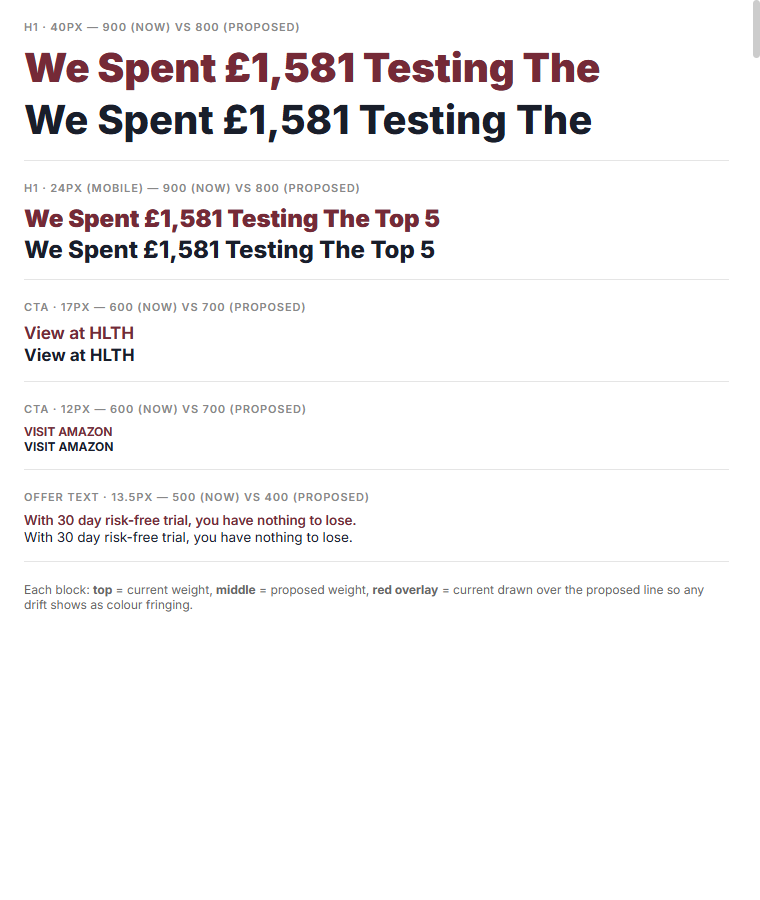
#> input picture weight-compare.png, 760 x 900 px
$ python image_prep.py ../../weight-compare.png --out out
#> lines starting #> are read from the running program, lines starting #| are printed output that depends on the picture
#!/usr/bin/env python3
"""
image_prep.py — Right-size + compress an image before it goes to the
Lightfunnels media library.

Why this exists: Figma originals are huge (4096px, tens of MB) and the LF
presigned-upload policy caps a file at 5 MB. Uploading the raw original either
fails outright or ships a 20 MB asset to every page visitor.

Two stages, deliberately separate:

  1. RESIZE — downscale the long edge to `max_px` (Lanczos), skipped when the
     image is already small enough. An image only needs ~2x its rendered CSS
     size to look sharp on a retina screen, so a 700px-wide article photo needs
     ~1400px, not 4096px. This is where nearly all the saving comes from.

  2. COMPRESS — codec chosen by CONTENT TYPE. "Always lossless" is wrong here:

       --mode photo    lossy WebP (default quality 90, method 6)
       --mode graphic  lossless WebP (method 6, exact)

     Lossless WebP on a 1400px photograph lands ~1.3 MB, while the photos
     already live on these funnels are 27-76 KB. Defaulting to lossless would
     ship a ~17x weight regression on a hero image and defeat the whole point.
     Measured on a real 1400x1034 advertorial photo: 140 KB at q90 vs 1283 KB
     lossless, mean pixel error 1.37/255 (~0.5%) — not perceptible.

     Logos, flat graphics, UI screenshots and anything with hard edges or text
     go the other way: use `graphic`, where lossy ringing would actually show.

For photo mode this reports the measured mean/max pixel error against the
resized source, so the "not perceptible" claim is checked rather than asserted.

  python3 image_prep.py <in> [more ...] --out DIR [--mode photo|graphic]
                        [--max-px 1400] [--quality 90]
"""
import argparse
import json
import os
import sys

try:
    from PIL import Image, ImageChops, ImageStat
except ImportError:
    sys.exit("Pillow required. Run: python3 -m pip install Pillow")

# 5 MB presigned-policy ceiling, minus headroom for the multipart envelope.
LF_UPLOAD_LIMIT = 5 * 1024 * 1024
SAFE_LIMIT = int(LF_UPLOAD_LIMIT * 0.94)


def _save(im, path, mode, quality, fmt="webp"):
    """Write `im` to `path`. `mode` picks the codec: photo = lossy, graphic =
    lossless. PNG is always lossless regardless of mode."""
    if fmt == "png":
        im.save(path, "PNG", optimize=True, compress_level=9)
    elif mode == "graphic":
        # lossless=True ignores `quality`; method=6 = slowest/smallest search.
        im.save(path, "WEBP", lossless=True, method=6, exact=True)
    else:
        im.save(path, "WEBP", quality=quality, method=6)


def _error_vs(reference, path):
    """Mean/max per-channel pixel error between the resized source and the
    encoded file. Returns None for lossless (where it is 0 by construction)."""
    try:
        got = Image.open(path).convert("RGB")
        ref = reference.convert("RGB")
        if got.size != ref.size:
            return None
        diff = ImageChops.difference(ref, got)
        st = ImageStat.Stat(diff)
        return {"mean": round(sum(st.mean) / len(st.mean), 3),
                "max": max(st.extrema[i][1] for i in range(len(st.extrema)))}
    except Exception:
        return None


def prepare(src, out_dir, max_px=1400, mode="photo", quality=90, fmt="webp",
            limit=SAFE_LIMIT):
    """Resize (if needed) then compress `src` into `out_dir`.

    Raises RuntimeError if the result still exceeds `limit` after stepping the
    resolution down, so a caller never silently uploads something the policy
    will reject.
    """
#> called with src = '../../weight-compare.png', out_dir = 'out', max_px = 1400, mode = 'photo', quality = 90, fmt = 'webp', limit = 4928307
    os.makedirs(out_dir, exist_ok=True)
    src_bytes = os.path.getsize(src)
    im = Image.open(src)
#> im is the input picture: PIL image 760x900 RGB; mean R, G, B 246.4, 245, 245.5
    src_w, src_h = im.size
#> src_w = 760; src_h = 900

    if im.mode not in ("RGB", "RGBA", "L"):
        im = im.convert("RGBA" if "A" in im.mode else "RGB")
    # Lossy WebP has no alpha advantage here and RGBA can surface halos on a
    # flattened background; keep alpha only when the source actually uses it.
    if im.mode == "RGBA" and not any(px < 255 for px in im.getchannel("A").getdata()):
        im = im.convert("RGB")

    resized = False
    if max_px and max(im.size) > max_px:
        scale = max_px / float(max(im.size))
        im = im.resize((max(1, round(im.width * scale)),
                        max(1, round(im.height * scale))), Image.LANCZOS)
        resized = True

    base = os.path.splitext(os.path.basename(src))[0]
    out = os.path.join(out_dir, f"{base}.{fmt}")
    _save(im, out, mode, quality, fmt)

    # Over the cap: for a photo drop quality first (cheap, invisible at these
    # levels); for a graphic the only honest lever is fewer pixels.
    q = quality
    while os.path.getsize(out) > limit and mode == "photo" and q > 60:
        q -= 10
        _save(im, out, mode, q, fmt)
#> after the loop, q = 90
    steps = 0
    while os.path.getsize(out) > limit and max(im.size) > 400:
        im = im.resize((max(1, round(im.width * 0.85)),
                        max(1, round(im.height * 0.85))), Image.LANCZOS)
        _save(im, out, mode, q, fmt)
        resized = True
        steps += 1
#> after the loop, steps = 0

    out_bytes = os.path.getsize(out)
    if out_bytes > limit:
        raise RuntimeError(
            f"{src}: {out_bytes} bytes still exceeds the {limit} upload cap at "
            f"{im.width}x{im.height}. Crop the source or lower --quality.")

    rec = {
        "src": src, "out": out, "format": fmt, "mode": mode,
        "lossless": mode == "graphic" or fmt == "png",
        "quality": None if (mode == "graphic" or fmt == "png") else q,
        "src_dim": [src_w, src_h], "out_dim": list(im.size),
        "src_bytes": src_bytes, "out_bytes": out_bytes,
        "saved_pct": round(100 * (1 - out_bytes / src_bytes), 1) if src_bytes else None,
        "resized": resized, "extra_downsteps": steps,
    }
    if not rec["lossless"]:
        rec["pixel_error"] = _error_vs(im, out)
#> in _error_vs, `diff = ImageChops.difference(ref, got)`:
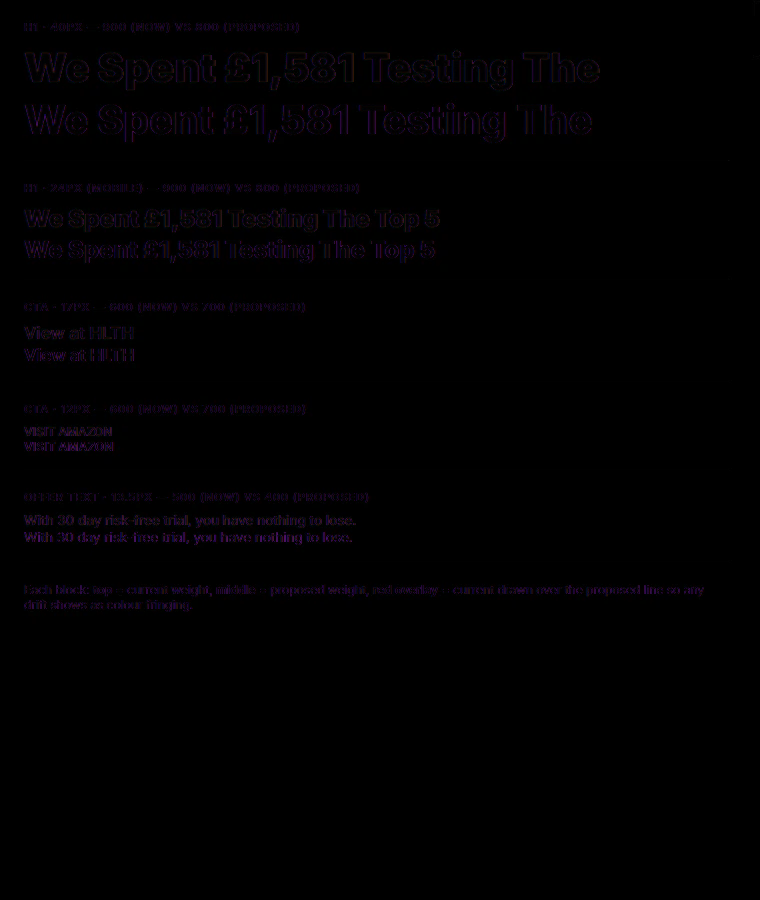
#> diff: PIL image 760x900 RGB; mean R, G, B 1.2, 0.5, 1.5
    return rec


def main():
    ap = argparse.ArgumentParser(description=__doc__,
                                 formatter_class=argparse.RawDescriptionHelpFormatter)
    ap.add_argument("inputs", nargs="+")
    ap.add_argument("--out", required=True, help="output directory")
    ap.add_argument("--mode", default="photo", choices=["photo", "graphic"],
                    help="photo = lossy WebP (default); graphic = lossless, for "
                         "logos/flat art/screenshots with hard edges or text")
    ap.add_argument("--max-px", type=int, default=1400,
                    help="cap the long edge (0 = never resize; default 1400)")
    ap.add_argument("--quality", type=int, default=90,
                    help="WebP quality for --mode photo (default 90)")
    ap.add_argument("--format", default="webp", choices=["webp", "png"],
                    help="container (png is always lossless)")
    args = ap.parse_args()

    results = [prepare(p, args.out, args.max_px, args.mode, args.quality,
                       args.format) for p in args.inputs]
#> results = 1 item
    print(json.dumps(results, indent=2))
#> (printed output is left out)
    tin = sum(r["src_bytes"] for r in results)
#> tin = 82717
    tout = sum(r["out_bytes"] for r in results)
#> tout = 53228
    kind = "lossless" if results[0]["lossless"] else f"lossy q{args.quality}"
#> kind = 'lossy q90'
    print(f"\n{len(results)} file(s): {tin/1e6:.2f} MB -> {tout/1e6:.2f} MB "
          f"({100*(1-tout/tin):.1f}% smaller, {kind})", file=sys.stderr)
    for r in results:
        if r.get("pixel_error"):
            print(f"  {os.path.basename(r['out'])}: mean pixel error "
                  f"{r['pixel_error']['mean']}/255", file=sys.stderr)
#> this loop made 1 pass


if __name__ == "__main__":
    main()
